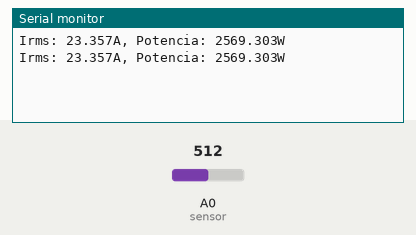
This sketch was run on a simulated Arduino Mega 2560, built with avr-gcc and run on an emulated ATmega2560. Shown: the last lines printed to the serial monitor. The inputs (shaded band) are chosen by the test bench; at power-on: A0 (sensor) = 512.

Above: at 1.2 s.
1.3 s: A0 (sensor) set to 490
At 1.9 s:
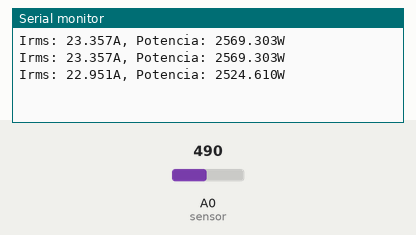
2.8 s: A0 (sensor) set to 510
At 3.4 s:
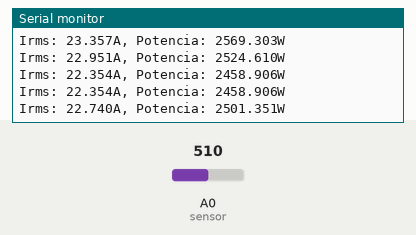
Timing chart, 0 to 5.8 s (numbered marks = the images above; inputs shaded):
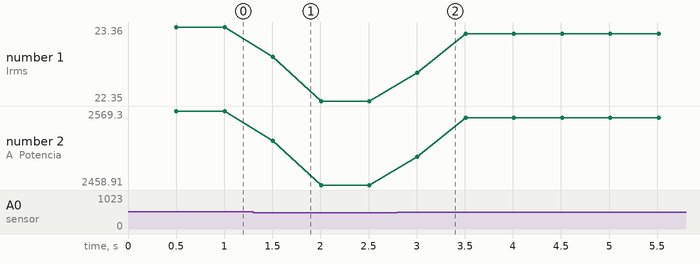

The sketch:

Sensor_energia_SCT01330A1V.ino
```cpp
void setup() {

  Serial.begin(115200);
  //analogReference(INTERNAL);
  analogReference(INTERNAL1V1); //solo Arduino Mega
}

void loop() {

  float Irms=get_corriente(); //Corriente eficaz (A)
  float P=Irms*110.0; // P=IV (Watts)

  Serial.print("Irms: ");
  Serial.print(Irms,3);
  Serial.print("A, Potencia: ");
  Serial.print(P,3);
  Serial.println("W");
  //delay(100);
}

float get_corriente()
{
  float voltajeSensor;
  float corriente=0;
  float Sumatoria=0;
  long tiempo=millis();
  int N=0;
  while(millis()-tiempo<500)//Duración 0.5 segundos(Aprox. 30 ciclos de 60Hz)
  {
    voltajeSensor = analogRead(A0) * (1.1 / 1023.0);////voltaje del sensor
    corriente=voltajeSensor*30.0; //corriente=VoltajeSensor*(30A/1V)
    Sumatoria=Sumatoria+sq(corriente);//Sumatoria de Cuadrados
    N=N+1;
    delay(1);
  }
  Sumatoria=Sumatoria*2;//Para compensar los cuadrados de los semiciclos negativos.
  corriente=sqrt((Sumatoria)/N); //ecuación del RMS
  return(corriente);
}
```

Measured:
- after the input at 1.3 s, the serial monitor: prints a new line after 0.21 s (image 1)
- after the input at 2.8 s, the serial monitor: prints a new line after 0.21 s (image 2)
- plotted number 1: 23.36 → 22.35 after the input at 1.3 s, 22.35 → 23.27 after the input at 2.8 s
- plotted number 2: 2569.3 → 2458.91 after the input at 1.3 s, 2458.91 → 2559.27 after the input at 2.8 s
